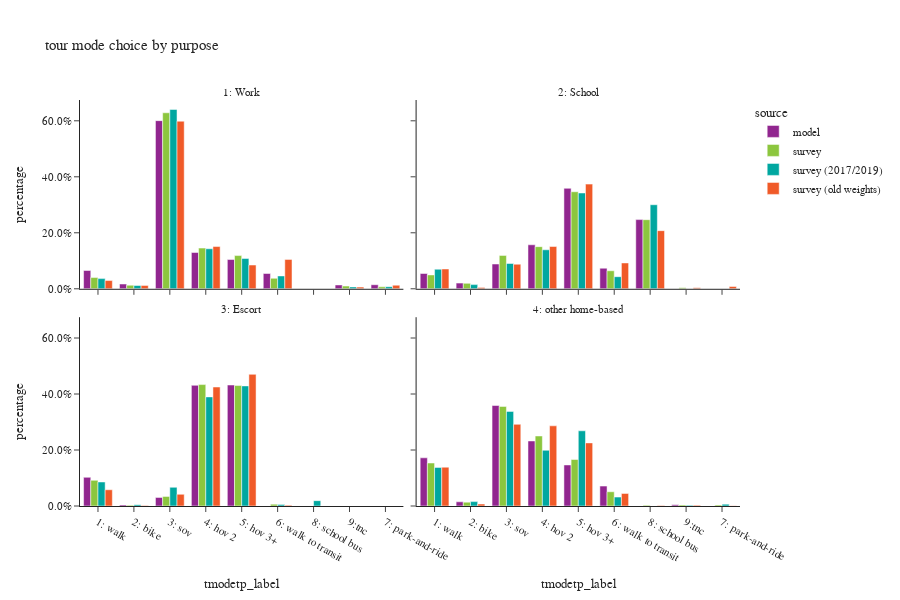

The code cell stored with this chart in its notebook:
### Code cell
all_tour = df_tour.loc[df_tour['parent']==0].copy()
plot_mode_choice(all_tour,"tour mode choice by purpose")

### Figure 1 — Plotly figure (JSON) as saved in the notebook; plotly's stock layout.template omitted (floating-point values rounded to 4 significant figures)
{"data": [{"alignmentgroup": "True", "customdata": [[48105], [12503], [441617], [95349], [76851], [40125], [10682], [10109]], "hovertemplate": "source=model<br>pdpurp_label=1: Work<br>tmodetp_label=%{x}<br>percentage=%{y}<br>sample count=%{customdata[0]}<extra></extra>", "legendgroup": "model", "marker": {"color": "#91268F", "pattern": {"shape": ""}}, "name": "model", "offsetgroup": "model", "orientation": "v", "showlegend": true, "textposition": "auto", "type": "bar", "x": ["1: walk", "2: bike", "3: sov", "4: hov 2", "5: hov 3+", "6: walk to transit", "7: park-and-ride", "9:tnc"], "xaxis": "x3", "y": [0.06542, 0.017, 0.6006, 0.1297, 0.1045, 0.05457, 0.01453, 0.01375], "yaxis": "y3"}, {"alignmentgroup": "True", "customdata": [[13028], [4833], [21105], [37488], [85604], [17539], [58953], [3]], "hovertemplate": "source=model<br>pdpurp_label=2: School<br>tmodetp_label=%{x}<br>percentage=%{y}<br>sample count=%{customdata[0]}<extra></extra>", "legendgroup": "model", "marker": {"color": "#91268F", "pattern": {"shape": ""}}, "name": "model", "offsetgroup": "model", "orientation": "v", "showlegend": false, "textposition": "auto", "type": "bar", "x": ["1: walk", "2: bike", "3: sov", "4: hov 2", "5: hov 3+", "6: walk to transit", "8: school bus", "9:tnc"], "xaxis": "x4", "y": [0.05461, 0.02026, 0.08847, 0.1571, 0.3588, 0.07352, 0.2471, 1.258e-05], "yaxis": "y4"}, {"alignmentgroup": "True", "customdata": [[31518], [1212], [9451], [132683], [133024]], "hovertemplate": "source=model<br>pdpurp_label=3: Escort<br>tmodetp_label=%{x}<br>percentage=%{y}<br>sample count=%{customdata[0]}<extra></extra>", "legendgroup": "model", "marker": {"color": "#91268F", "pattern": {"shape": ""}}, "name": "model", "offsetgroup": "model", "orientation": "v", "showlegend": false, "textposition": "auto", "type": "bar", "x": ["1: walk", "2: bike", "3: sov", "4: hov 2", "5: hov 3+"], "xaxis": "x", "y": [0.1024, 0.003936, 0.0307, 0.4309, 0.4321], "yaxis": "y"}, {"alignmentgroup": "True", "customdata": [[255456], [22200], [532746], [344854], [217685], [105575], [6095]], "hovertemplate": "source=model<br>pdpurp_label=4: other home-based<br>tmodetp_label=%{x}<br>percentage=%{y}<br>sample count=%{customdata[0]}<extra></extra>", "legendgroup": "model", "marker": {"color": "#91268F", "pattern": {"shape": ""}}, "name": "model", "offsetgroup": "model", "orientation": "v", "showlegend": false, "textposition": "auto", "type": "bar", "x": ["1: walk", "2: bike", "3: sov", "4: hov 2", "5: hov 3+", "6: walk to transit", "9:tnc"], "xaxis": "x2", "y": [0.1721, 0.01495, 0.3588, 0.2323, 0.1466, 0.07111, 0.004105], "yaxis": "y2"}, {"alignmentgroup": "True", "customdata": [[241], [136], [1405], [254], [108], [366], [28], [23]], "hovertemplate": "source=survey<br>pdpurp_label=1: Work<br>tmodetp_label=%{x}<br>percentage=%{y}<br>sample count=%{customdata[0]}<extra></extra>", "legendgroup": "survey", "marker": {"color": "#8CC63E", "pattern": {"shape": ""}}, "name": "survey", "offsetgroup": "survey", "orientation": "v", "showlegend": true, "textposition": "auto", "type": "bar", "x": ["1: walk", "2: bike", "3: sov", "4: hov 2", "5: hov 3+", "6: walk to transit", "7: park-and-ride", "9:tnc"], "xaxis": "x3", "y": [0.04016, 0.01277, 0.6287, 0.1454, 0.1187, 0.03744, 0.007094, 0.009777], "yaxis": "y3"}, {"alignmentgroup": "True", "customdata": [[76], [22], [47], [93], [189], [61], [159], [4]], "hovertemplate": "source=survey<br>pdpurp_label=2: School<br>tmodetp_label=%{x}<br>percentage=%{y}<br>sample count=%{customdata[0]}<extra></extra>", "legendgroup": "survey", "marker": {"color": "#8CC63E", "pattern": {"shape": ""}}, "name": "survey", "offsetgroup": "survey", "orientation": "v", "showlegend": false, "textposition": "auto", "type": "bar", "x": ["1: walk", "2: bike", "3: sov", "4: hov 2", "5: hov 3+", "6: walk to transit", "8: school bus", "9:tnc"], "xaxis": "x4", "y": [0.04954, 0.01952, 0.1193, 0.1505, 0.3466, 0.06445, 0.2468, 0.003323], "yaxis": "y4"}, {"alignmentgroup": "True", "customdata": [[102], [15], [45], [342], [252], [11], [3], [1]], "hovertemplate": "source=survey<br>pdpurp_label=3: Escort<br>tmodetp_label=%{x}<br>percentage=%{y}<br>sample count=%{customdata[0]}<extra></extra>", "legendgroup": "survey", "marker": {"color": "#8CC63E", "pattern": {"shape": ""}}, "name": "survey", "offsetgroup": "survey", "orientation": "v", "showlegend": false, "textposition": "auto", "type": "bar", "x": ["1: walk", "2: bike", "3: sov", "4: hov 2", "5: hov 3+", "6: walk to transit", "8: school bus", "9:tnc"], "xaxis": "x", "y": [0.0917, 0.003118, 0.03432, 0.4337, 0.4302, 0.006587, 0.0004, 1.058e-05], "yaxis": "y"}, {"alignmentgroup": "True", "customdata": [[1717], [156], [2088], [1241], [655], [330], [22], [7], [34]], "hovertemplate": "source=survey<br>pdpurp_label=4: other home-based<br>tmodetp_label=%{x}<br>percentage=%{y}<br>sample count=%{customdata[0]}<extra></extra>", "legendgroup": "survey", "marker": {"color": "#8CC63E", "pattern": {"shape": ""}}, "name": "survey", "offsetgroup": "survey", "orientation": "v", "showlegend": false, "textposition": "auto", "type": "bar", "x": ["1: walk", "2: bike", "3: sov", "4: hov 2", "5: hov 3+", "6: walk to transit", "7: park-and-ride", "8: school bus", "9:tnc"], "xaxis": "x2", "y": [0.1536, 0.01381, 0.3557, 0.2501, 0.166, 0.05091, 0.003567, 0.002617, 0.003683], "yaxis": "y2"}, {"alignmentgroup": "True", "customdata": [[221], [135], [1351], [256], [98], [364], [25], [17]], "hovertemplate": "source=survey (2017/2019)<br>pdpurp_label=1: Work<br>tmodetp_label=%{x}<br>percentage=%{y}<br>sample count=%{customdata[0]}<extra></extra>", "legendgroup": "survey (2017/2019)", "marker": {"color": "#00A7A0", "pattern": {"shape": ""}}, "name": "survey (2017/2019)", "offsetgroup": "survey (2017/2019)", "orientation": "v", "showlegend": true, "textposition": "auto", "type": "bar", "x": ["1: walk", "2: bike", "3: sov", "4: hov 2", "5: hov 3+", "6: walk to transit", "7: park-and-ride", "9:tnc"], "xaxis": "x3", "y": [0.03637, 0.0118, 0.6406, 0.1429, 0.1083, 0.04593, 0.007479, 0.006574], "yaxis": "y3"}, {"alignmentgroup": "True", "customdata": [[71], [26], [46], [96], [201], [55], [156]], "hovertemplate": "source=survey (2017/2019)<br>pdpurp_label=2: School<br>tmodetp_label=%{x}<br>percentage=%{y}<br>sample count=%{customdata[0]}<extra></extra>", "legendgroup": "survey (2017/2019)", "marker": {"color": "#00A7A0", "pattern": {"shape": ""}}, "name": "survey (2017/2019)", "offsetgroup": "survey (2017/2019)", "orientation": "v", "showlegend": false, "textposition": "auto", "type": "bar", "x": ["1: walk", "2: bike", "3: sov", "4: hov 2", "5: hov 3+", "6: walk to transit", "8: school bus"], "xaxis": "x4", "y": [0.06982, 0.0149, 0.0904, 0.1393, 0.3422, 0.04317, 0.3002], "yaxis": "y4"}, {"alignmentgroup": "True", "customdata": [[113], [19], [69], [367], [290], [14], [7], [1]], "hovertemplate": "source=survey (2017/2019)<br>pdpurp_label=3: Escort<br>tmodetp_label=%{x}<br>percentage=%{y}<br>sample count=%{customdata[0]}<extra></extra>", "legendgroup": "survey (2017/2019)", "marker": {"color": "#00A7A0", "pattern": {"shape": ""}}, "name": "survey (2017/2019)", "offsetgroup": "survey (2017/2019)", "orientation": "v", "showlegend": false, "textposition": "auto", "type": "bar", "x": ["1: walk", "2: bike", "3: sov", "4: hov 2", "5: hov 3+", "6: walk to transit", "8: school bus", "9:tnc"], "xaxis": "x", "y": [0.08579, 0.004786, 0.06676, 0.3897, 0.4289, 0.004973, 0.01908, 8.244e-06], "yaxis": "y"}, {"alignmentgroup": "True", "customdata": [[1611], [171], [1956], [1168], [601], [307], [23], [2], [25]], "hovertemplate": "source=survey (2017/2019)<br>pdpurp_label=4: other home-based<br>tmodetp_label=%{x}<br>percentage=%{y}<br>sample count=%{customdata[0]}<extra></extra>", "legendgroup": "survey (2017/2019)", "marker": {"color": "#00A7A0", "pattern": {"shape": ""}}, "name": "survey (2017/2019)", "offsetgroup": "survey (2017/2019)", "orientation": "v", "showlegend": false, "textposition": "auto", "type": "bar", "x": ["1: walk", "2: bike", "3: sov", "4: hov 2", "5: hov 3+", "6: walk to transit", "7: park-and-ride", "8: school bus", "9:tnc"], "xaxis": "x2", "y": [0.1378, 0.01571, 0.338, 0.199, 0.2686, 0.03186, 0.006679, 1.198e-05, 0.002377], "yaxis": "y2"}, {"alignmentgroup": "True", "customdata": [[797], [240], [3253], [926], [386], [2462], [101], [8], [124]], "hovertemplate": "source=survey (old weights)<br>pdpurp_label=1: Work<br>tmodetp_label=%{x}<br>percentage=%{y}<br>sample count=%{customdata[0]}<extra></extra>", "legendgroup": "survey (old weights)", "marker": {"color": "#F05A28", "pattern": {"shape": ""}}, "name": "survey (old weights)", "offsetgroup": "survey (old weights)", "orientation": "v", "showlegend": true, "textposition": "auto", "type": "bar", "x": ["1: walk", "2: bike", "3: sov", "4: hov 2", "5: hov 3+", "6: walk to transit", "7: park-and-ride", "8: school bus", "9:tnc"], "xaxis": "x3", "y": [0.02943, 0.01213, 0.5986, 0.1509, 0.08489, 0.105, 0.01279, 0.0002906, 0.005975], "yaxis": "y3"}, {"alignmentgroup": "True", "customdata": [[190], [37], [114], [284], [449], [288], [3], [250], [12]], "hovertemplate": "source=survey (old weights)<br>pdpurp_label=2: School<br>tmodetp_label=%{x}<br>percentage=%{y}<br>sample count=%{customdata[0]}<extra></extra>", "legendgroup": "survey (old weights)", "marker": {"color": "#F05A28", "pattern": {"shape": ""}}, "name": "survey (old weights)", "offsetgroup": "survey (old weights)", "orientation": "v", "showlegend": false, "textposition": "auto", "type": "bar", "x": ["1: walk", "2: bike", "3: sov", "4: hov 2", "5: hov 3+", "6: walk to transit", "7: park-and-ride", "8: school bus", "9:tnc"], "xaxis": "x4", "y": [0.0708, 0.005047, 0.08779, 0.1509, 0.3738, 0.09229, 0.008288, 0.2076, 0.003447], "yaxis": "y4"}, {"alignmentgroup": "True", "customdata": [[163], [8], [45], [652], [489], [28], [3], [1]], "hovertemplate": "source=survey (old weights)<br>pdpurp_label=3: Escort<br>tmodetp_label=%{x}<br>percentage=%{y}<br>sample count=%{customdata[0]}<extra></extra>", "legendgroup": "survey (old weights)", "marker": {"color": "#F05A28", "pattern": {"shape": ""}}, "name": "survey (old weights)", "offsetgroup": "survey (old weights)", "orientation": "v", "showlegend": false, "textposition": "auto", "type": "bar", "x": ["1: walk", "2: bike", "3: sov", "4: hov 2", "5: hov 3+", "6: walk to transit", "8: school bus", "9:tnc"], "xaxis": "x", "y": [0.05802, 0.001558, 0.04177, 0.425, 0.4703, 0.002986, 0.0003253, 2.536e-05], "yaxis": "y"}, {"alignmentgroup": "True", "customdata": [[2970], [133], [2959], [2371], [1567], [877], [29], [26], [126]], "hovertemplate": "source=survey (old weights)<br>pdpurp_label=4: other home-based<br>tmodetp_label=%{x}<br>percentage=%{y}<br>sample count=%{customdata[0]}<extra></extra>", "legendgroup": "survey (old weights)", "marker": {"color": "#F05A28", "pattern": {"shape": ""}}, "name": "survey (old weights)", "offsetgroup": "survey (old weights)", "orientation": "v", "showlegend": false, "textposition": "auto", "type": "bar", "x": ["1: walk", "2: bike", "3: sov", "4: hov 2", "5: hov 3+", "6: walk to transit", "7: park-and-ride", "8: school bus", "9:tnc"], "xaxis": "x2", "y": [0.1387, 0.007019, 0.2917, 0.2864, 0.2254, 0.04495, 0.001246, 0.001883, 0.002709], "yaxis": "y2"}], "layout": {"annotations": [{"font": {}, "showarrow": false, "text": "3: Escort", "x": 0.245, "xanchor": "center", "xref": "paper", "y": 0.465, "yanchor": "bottom", "yref": "paper"}, {"font": {}, "showarrow": false, "text": "4: other home-based", "x": 0.755, "xanchor": "center", "xref": "paper", "y": 0.465, "yanchor": "bottom", "yref": "paper"}, {"font": {}, "showarrow": false, "text": "1: Work", "x": 0.245, "xanchor": "center", "xref": "paper", "y": 1.0, "yanchor": "bottom", "yref": "paper"}, {"font": {}, "showarrow": false, "text": "2: School", "x": 0.755, "xanchor": "center", "xref": "paper", "y": 1.0, "yanchor": "bottom", "yref": "paper"}], "barmode": "group", "font": {"size": 11}, "height": 600, "legend": {"title": {"text": "source"}, "tracegroupgap": 0}, "title": {"text": "tour mode choice by purpose"}, "width": 900, "xaxis": {"anchor": "y", "categoryorder": "category ascending", "domain": [0.0, 0.49], "dtick": 1, "title": {"text": "tmodetp_label"}}, "xaxis2": {"anchor": "y2", "domain": [0.51, 1.0], "matches": "x", "title": {"text": "tmodetp_label"}}, "xaxis3": {"anchor": "y3", "domain": [0.0, 0.49], "matches": "x", "showticklabels": false}, "xaxis4": {"anchor": "y4", "domain": [0.51, 1.0], "matches": "x", "showticklabels": false}, "yaxis": {"anchor": "x", "domain": [0.0, 0.465], "tickformat": ".1%", "title": {"text": "percentage"}}, "yaxis2": {"anchor": "x2", "domain": [0.0, 0.465], "matches": "y", "showticklabels": false, "tickformat": ".1%"}, "yaxis3": {"anchor": "x3", "domain": [0.535, 1.0], "matches": "y", "tickformat": ".1%", "title": {"text": "percentage"}}, "yaxis4": {"anchor": "x4", "domain": [0.535, 1.0], "matches": "y", "showticklabels": false, "tickformat": ".1%"}}}
